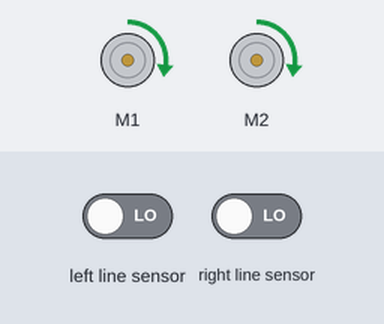
Recording of a program running on a simulated BBC micro:bit (MakeCode). Shown: 2 × DC motor (green arrow = forward, orange = backward, longer = faster). The inputs (shaded band) are chosen by the test bench; at power-on: left line sensor LOW, right line sensor LOW.

Above: at 1.2 s.
1.3 s: left line sensor driven HIGH
At 1.9 s:
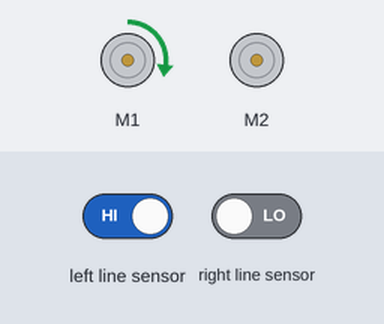
2.8 s: left line sensor driven LOW
At 4.0 s:
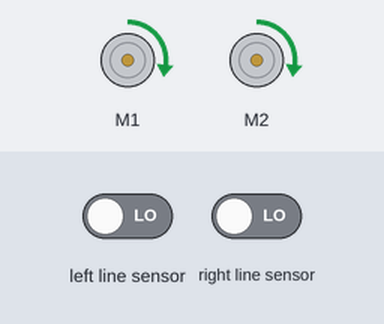
4.3 s: right line sensor driven HIGH
At 5.1 s:
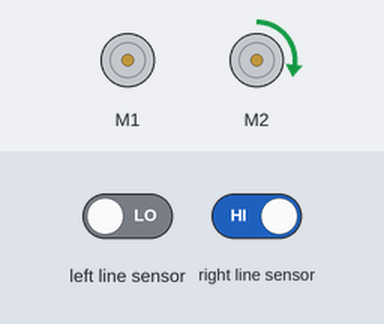
5.8 s: right line sensor driven LOW
At 6.2 s:
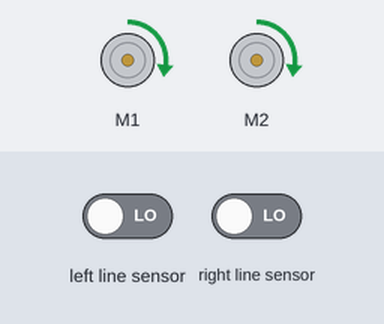
Timing chart, 0 to 8.3 s (numbered marks = the images above; inputs shaded):
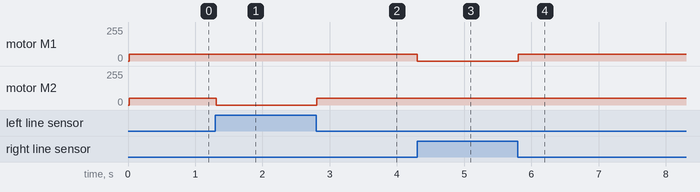

Measured:
- after the input at 1.3 s, motor M2: forward 50/255 → stopped at once
- after the input at 2.8 s, motor M2: stopped → forward 50/255 at once
- after the input at 4.3 s, motor M1: forward 50/255 → stopped at once
- after the input at 5.8 s, motor M1: stopped → forward 50/255 at once

The program:

main.ts
```typescript
basic.forever(function () {
    if (maqueen.readPatrol(maqueen.Patrol.PatrolLeft) == 0 && maqueen.readPatrol(maqueen.Patrol.PatrolRight) == 0) {
        maqueen.motorRun(maqueen.Motors.All, maqueen.Dir.CW, 50)
    } else {
        if (maqueen.readPatrol(maqueen.Patrol.PatrolLeft) == 0 && maqueen.readPatrol(maqueen.Patrol.PatrolRight) == 1) {
            maqueen.motorRun(maqueen.Motors.M2, maqueen.Dir.CW, 50)
            maqueen.motorStop(maqueen.Motors.M1)
            if (maqueen.readPatrol(maqueen.Patrol.PatrolLeft) == 1 && maqueen.readPatrol(maqueen.Patrol.PatrolRight) == 1) {
                maqueen.motorRun(maqueen.Motors.M2, maqueen.Dir.CW, 50)
                maqueen.motorStop(maqueen.Motors.M1)
            }
        } else {
            if (maqueen.readPatrol(maqueen.Patrol.PatrolLeft) == 1 && maqueen.readPatrol(maqueen.Patrol.PatrolRight) == 0) {
                maqueen.motorRun(maqueen.Motors.M1, maqueen.Dir.CW, 50)
                maqueen.motorStop(maqueen.Motors.M2)
                if (maqueen.readPatrol(maqueen.Patrol.PatrolLeft) == 1 && maqueen.readPatrol(maqueen.Patrol.PatrolRight) == 1) {
                    maqueen.motorRun(maqueen.Motors.M1, maqueen.Dir.CW, 50)
                    maqueen.motorStop(maqueen.Motors.M2)
                }
                if (maqueen.readPatrol(maqueen.Patrol.PatrolLeft) == 0 && maqueen.readPatrol(maqueen.Patrol.PatrolRight) == 0) {
                    maqueen.motorRun(maqueen.Motors.M1, maqueen.Dir.CW, 50)
                } else {
                    maqueen.motorStop(maqueen.Motors.M2)
                }
            }
        }
    }
})
basic.forever(function () {
    if (maqueen.readPatrol(maqueen.Patrol.PatrolLeft) == 0 && maqueen.readPatrol(maqueen.Patrol.PatrolRight) == 0) {
        maqueen.motorRun(maqueen.Motors.All, maqueen.Dir.CW, 50)
    } else {
        if (maqueen.readPatrol(maqueen.Patrol.PatrolLeft) == 0 && maqueen.readPatrol(maqueen.Patrol.PatrolRight) == 1) {
            maqueen.motorRun(maqueen.Motors.M2, maqueen.Dir.CW, 50)
            maqueen.motorStop(maqueen.Motors.M1)
            if (maqueen.readPatrol(maqueen.Patrol.PatrolLeft) == 1 && maqueen.readPatrol(maqueen.Patrol.PatrolRight) == 1) {
                maqueen.motorRun(maqueen.Motors.M2, maqueen.Dir.CW, 50)
                maqueen.motorStop(maqueen.Motors.M1)
            }
        } else {
            if (maqueen.readPatrol(maqueen.Patrol.PatrolLeft) == 1 && maqueen.readPatrol(maqueen.Patrol.PatrolRight) == 0) {
                maqueen.motorRun(maqueen.Motors.M1, maqueen.Dir.CW, 50)
                maqueen.motorStop(maqueen.Motors.M2)
                if (maqueen.readPatrol(maqueen.Patrol.PatrolLeft) == 1 && maqueen.readPatrol(maqueen.Patrol.PatrolRight) == 1) {
                    maqueen.motorRun(maqueen.Motors.M1, maqueen.Dir.CW, 50)
                    maqueen.motorStop(maqueen.Motors.M2)
                }
                if (maqueen.readPatrol(maqueen.Patrol.PatrolLeft) == 0 && maqueen.readPatrol(maqueen.Patrol.PatrolRight) == 0) {
                    maqueen.motorRun(maqueen.Motors.M1, maqueen.Dir.CW, 50)
                } else {
                    maqueen.motorStop(maqueen.Motors.M2)
                }
            }
        }
    }
})
```

test.ts
```typescript
// tests gaan hier; deze zal niet worden gecompileerd wanneer dit pakket wordt gebruikt als extensie.
```
